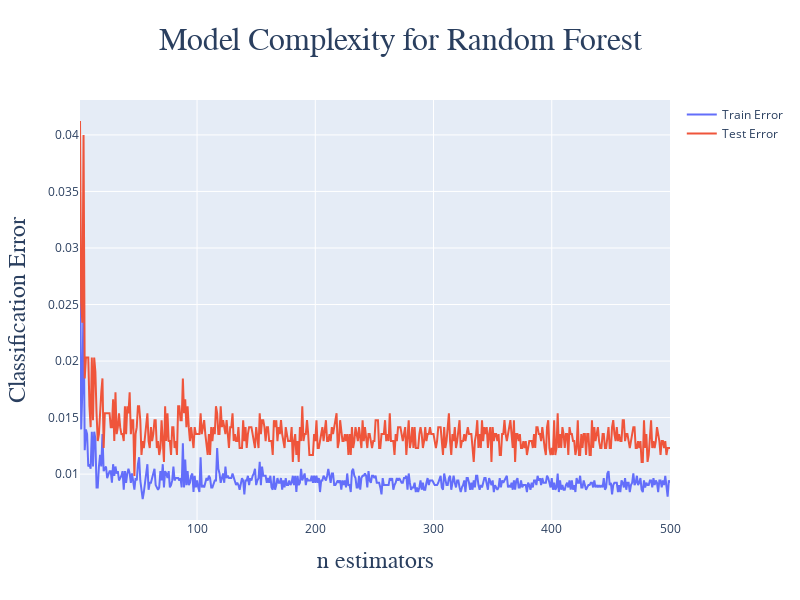

Source (notebook cell):
### Markdown cell above
# Model Compexity

### Code cell
n_estimators_range = range(1, 501)

train_errors = []
test_errors = []

for i in n_estimators_range:
    rfc = RandomForestClassifier(criterion = 'entropy', max_depth = 4, max_features = 'sqrt', n_estimators = i, n_jobs = -1)
    rfc.fit(x_train, y_train)
    train_pred = rfc.predict(x_train)
    test_pred = rfc.predict(x_test)
    train_errors.append(1 - accuracy_score(y_train, train_pred))
    test_errors.append(1 - accuracy_score(y_test, test_pred))


fig = go.Figure()

fig.add_trace(
    go.Scatter(
    x = [ i for i in range(1, 501) ], y = train_errors,
    mode = 'lines',
    name = 'Train Error'
    )
)

fig.add_trace(
    go.Scatter(
    x = [ i for i in range(1, 501) ], y = test_errors,
    mode = 'lines',
    name = 'Test Error'
    )
)

fig.update_layout(
    title = {
        'text': 'Model Complexity for Random Forest',
        'font': {
            'size': 32, 'family': 'Gulliver'
        },
        'x': 0.5
    }, 
    width = 800, height = 600,
    xaxis_title = {
        'text': 'n estimators',
        'font': {
            'size': 24, 'family': 'Gulliver'
        },
    },
    yaxis_title = {
        'text': 'Classification Error',
        'font': {
            'size': 24, 'family': 'Gulliver'
        },
    }
)
fig.show()

### Figure 1 — Plotly figure (JSON) as saved in the notebook; plotly's stock layout.template omitted (floating-point values rounded to 4 significant figures; data arrays with more than 128 entries replaced by an {"elided": "..."} marker saying what was removed)
{"data": [{"mode": "lines", "name": "Train Error", "type": "scatter", "x": {"elided": "500 int values"}, "y": {"elided": "500 float values"}}, {"mode": "lines", "name": "Test Error", "type": "scatter", "x": {"elided": "500 int values"}, "y": {"elided": "500 float values"}}], "layout": {"height": 600, "title": {"font": {"family": "Gulliver", "size": 32}, "text": "Model Complexity for Random Forest", "x": 0.5}, "width": 800, "xaxis": {"title": {"font": {"family": "Gulliver", "size": 24}, "text": "n estimators"}}, "yaxis": {"title": {"font": {"family": "Gulliver", "size": 24}, "text": "Classification Error"}}}}
